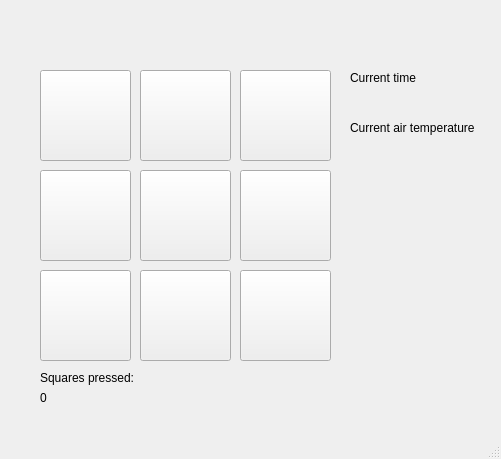
<?xml version="1.0" encoding="UTF-8"?>
<ui version="4.0">
 <class>SquaresWindow</class>
 <widget class="QMainWindow" name="SquaresWindow">
  <property name="geometry">
   <rect>
    <x>0</x>
    <y>0</y>
    <width>501</width>
    <height>459</height>
   </rect>
  </property>
  <property name="windowTitle">
   <string>SquaresWindow</string>
  </property>
  <widget class="QWidget" name="centralwidget">
   <widget class="QPushButton" name="pushButton_0">
    <property name="geometry">
     <rect>
      <x>40</x>
      <y>70</y>
      <width>91</width>
      <height>91</height>
     </rect>
    </property>
    <property name="text">
     <string/>
    </property>
   </widget>
   <widget class="QPushButton" name="pushButton_2">
    <property name="geometry">
     <rect>
      <x>140</x>
      <y>70</y>
      <width>91</width>
      <height>91</height>
     </rect>
    </property>
    <property name="text">
     <string/>
    </property>
   </widget>
   <widget class="QPushButton" name="pushButton_3">
    <property name="geometry">
     <rect>
      <x>240</x>
      <y>70</y>
      <width>91</width>
      <height>91</height>
     </rect>
    </property>
    <property name="text">
     <string/>
    </property>
   </widget>
   <widget class="QPushButton" name="pushButton_4">
    <property name="geometry">
     <rect>
      <x>140</x>
      <y>170</y>
      <width>91</width>
      <height>91</height>
     </rect>
    </property>
    <property name="text">
     <string/>
    </property>
   </widget>
   <widget class="QPushButton" name="pushButton_5">
    <property name="geometry">
     <rect>
      <x>40</x>
      <y>170</y>
      <width>91</width>
      <height>91</height>
     </rect>
    </property>
    <property name="text">
     <string/>
    </property>
   </widget>
   <widget class="QPushButton" name="pushButton_6">
    <property name="geometry">
     <rect>
      <x>240</x>
      <y>170</y>
      <width>91</width>
      <height>91</height>
     </rect>
    </property>
    <property name="text">
     <string/>
    </property>
   </widget>
   <widget class="QPushButton" name="pushButton_7">
    <property name="geometry">
     <rect>
      <x>140</x>
      <y>270</y>
      <width>91</width>
      <height>91</height>
     </rect>
    </property>
    <property name="text">
     <string/>
    </property>
   </widget>
   <widget class="QPushButton" name="pushButton_8">
    <property name="geometry">
     <rect>
      <x>40</x>
      <y>270</y>
      <width>91</width>
      <height>91</height>
     </rect>
    </property>
    <property name="text">
     <string/>
    </property>
   </widget>
   <widget class="QPushButton" name="pushButton_1">
    <property name="geometry">
     <rect>
      <x>240</x>
      <y>270</y>
      <width>91</width>
      <height>91</height>
     </rect>
    </property>
    <property name="text">
     <string/>
    </property>
   </widget>
   <widget class="QLabel" name="squaresLabel">
    <property name="geometry">
     <rect>
      <x>40</x>
      <y>370</y>
      <width>101</width>
      <height>16</height>
     </rect>
    </property>
    <property name="text">
     <string>Squares pressed:</string>
    </property>
   </widget>
   <widget class="QLabel" name="squaresShowLabel">
    <property name="geometry">
     <rect>
      <x>40</x>
      <y>390</y>
      <width>101</width>
      <height>16</height>
     </rect>
    </property>
    <property name="text">
     <string>0</string>
    </property>
   </widget>
   <widget class="QLabel" name="timeLabel">
    <property name="geometry">
     <rect>
      <x>350</x>
      <y>70</y>
      <width>71</width>
      <height>16</height>
     </rect>
    </property>
    <property name="text">
     <string>Current time</string>
    </property>
   </widget>
   <widget class="QLabel" name="timeShowLabel">
    <property name="geometry">
     <rect>
      <x>350</x>
      <y>90</y>
      <width>71</width>
      <height>16</height>
     </rect>
    </property>
    <property name="text">
     <string/>
    </property>
   </widget>
   <widget class="QLabel" name="tempLabel">
    <property name="geometry">
     <rect>
      <x>350</x>
      <y>120</y>
      <width>131</width>
      <height>16</height>
     </rect>
    </property>
    <property name="text">
     <string>Current air temperature</string>
    </property>
   </widget>
   <widget class="QLabel" name="tempShowLabel">
    <property name="geometry">
     <rect>
      <x>350</x>
      <y>140</y>
      <width>71</width>
      <height>16</height>
     </rect>
    </property>
    <property name="text">
     <string/>
    </property>
   </widget>
  </widget>
  <widget class="QMenuBar" name="menubar">
   <property name="geometry">
    <rect>
     <x>0</x>
     <y>0</y>
     <width>501</width>
     <height>22</height>
    </rect>
   </property>
  </widget>
  <widget class="QStatusBar" name="statusbar"/>
 </widget>
 <resources/>
 <connections/>
</ui>
